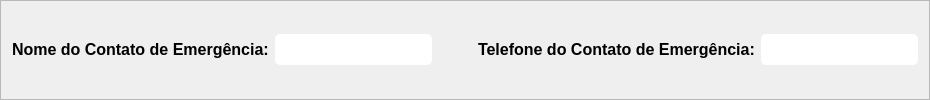
         <widget class="QFrame" name="fr_cad5_cadPet">
          <property name="frameShape">
           <enum>QFrame::StyledPanel</enum>
          </property>
          <property name="frameShadow">
           <enum>QFrame::Raised</enum>
          </property>
          <layout class="QHBoxLayout" name="horizontalLayout_14">
           <item>
            <widget class="QLabel" name="lb_nomeEmerg_cadPet">
             <property name="sizePolicy">
              <sizepolicy hsizetype="Fixed" vsizetype="Fixed">
               <horstretch>0</horstretch>
               <verstretch>0</verstretch>
              </sizepolicy>
             </property>
             <property name="minimumSize">
              <size>
               <width>0</width>
               <height>25</height>
              </size>
             </property>
             <property name="maximumSize">
              <size>
               <width>16777215</width>
               <height>25</height>
              </size>
             </property>
             <property name="font">
              <font>
               <family>Yu Gothic UI</family>
               <pointsize>12</pointsize>
               <weight>75</weight>
               <bold>true</bold>
              </font>
             </property>
             <property name="text">
              <string>Nome do Contato de Emergência:</string>
             </property>
            </widget>
           </item>
           <item>
            <widget class="QLineEdit" name="edt_nomeEmerg_cadPet">
             <property name="minimumSize">
              <size>
               <width>0</width>
               <height>31</height>
              </size>
             </property>
             <property name="maximumSize">
              <size>
               <width>16777215</width>
               <height>31</height>
              </size>
             </property>
             <property name="font">
              <font>
               <family>Yu Gothic UI</family>
               <pointsize>12</pointsize>
               <weight>75</weight>
               <bold>true</bold>
              </font>
             </property>
             <property name="styleSheet">
              <string notr="true">background-color: rgb(255, 255, 255);
border-radius: 5px;
color: rgb(138, 185, 214);</string>
             </property>
            </widget>
           </item>
           <item>
            <spacer name="sp_cad5_cadPet">
             <property name="orientation">
              <enum>Qt::Horizontal</enum>
             </property>
             <property name="sizeType">
              <enum>QSizePolicy::Fixed</enum>
             </property>
             <property name="sizeHint" stdset="0">
              <size>
               <width>40</width>
               <height>20</height>
              </size>
             </property>
            </spacer>
           </item>
           <item>
            <widget class="QLabel" name="lb_telEmerg_cadPet">
             <property name="sizePolicy">
              <sizepolicy hsizetype="Fixed" vsizetype="Fixed">
               <horstretch>0</horstretch>
               <verstretch>0</verstretch>
              </sizepolicy>
             </property>
             <property name="minimumSize">
              <size>
               <width>0</width>
               <height>25</height>
              </size>
             </property>
             <property name="maximumSize">
              <size>
               <width>16777215</width>
               <height>25</height>
              </size>
             </property>
             <property name="font">
              <font>
               <family>Yu Gothic UI</family>
               <pointsize>12</pointsize>
               <weight>75</weight>
               <bold>true</bold>
              </font>
             </property>
             <property name="text">
              <string>Telefone do Contato de Emergência:</string>
             </property>
            </widget>
           </item>
           <item>
            <widget class="QLineEdit" name="edt_telEmerg_cadPet">
             <property name="minimumSize">
              <size>
               <width>0</width>
               <height>31</height>
              </size>
             </property>
             <property name="maximumSize">
              <size>
               <width>16777215</width>
               <height>31</height>
              </size>
             </property>
             <property name="font">
              <font>
               <family>Yu Gothic UI</family>
               <pointsize>12</pointsize>
               <weight>75</weight>
               <bold>true</bold>
              </font>
             </property>
             <property name="styleSheet">
              <string notr="true">background-color: rgb(255, 255, 255);
border-radius: 5px;
color: rgb(138, 185, 214);</string>
             </property>
            </widget>
           </item>
          </layout>
         </widget>
